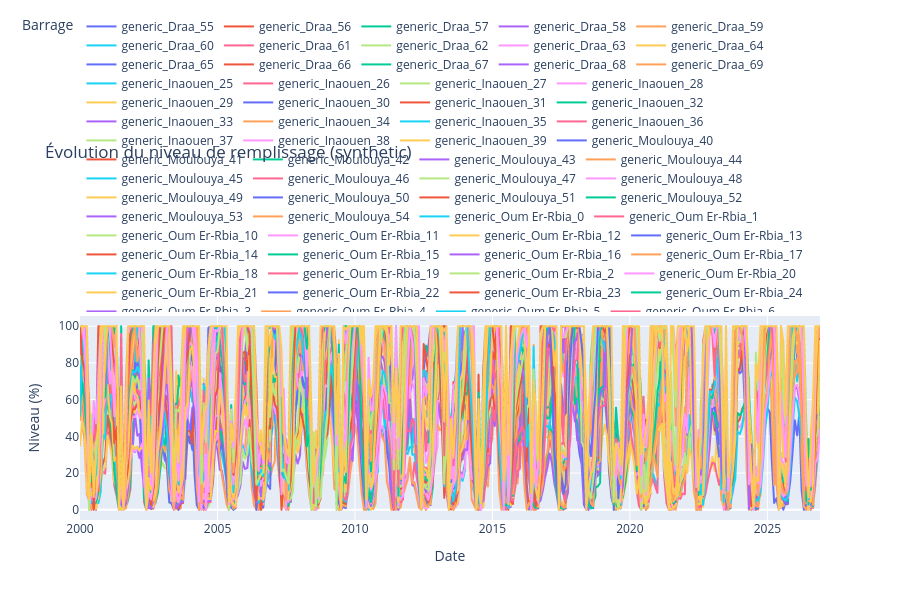

Notebook cell for this chart:
### Code cell
# 2. Graphique plotly : évolution du niveau par série
fig = px.line(
    df,
    x="date",
    y="niveau_pct",
    color="barrage",
    title=f"Évolution du niveau de remplissage ({DATA_SOURCE})",
    labels={"niveau_pct": "Niveau (%)", "date": "Date", "barrage": "Barrage"},
    height=600
)
fig.update_layout(
    hovermode="x unified",
    legend=dict(orientation="h", yanchor="bottom", y=1.02, xanchor="right", x=1)
)
fig.show()
